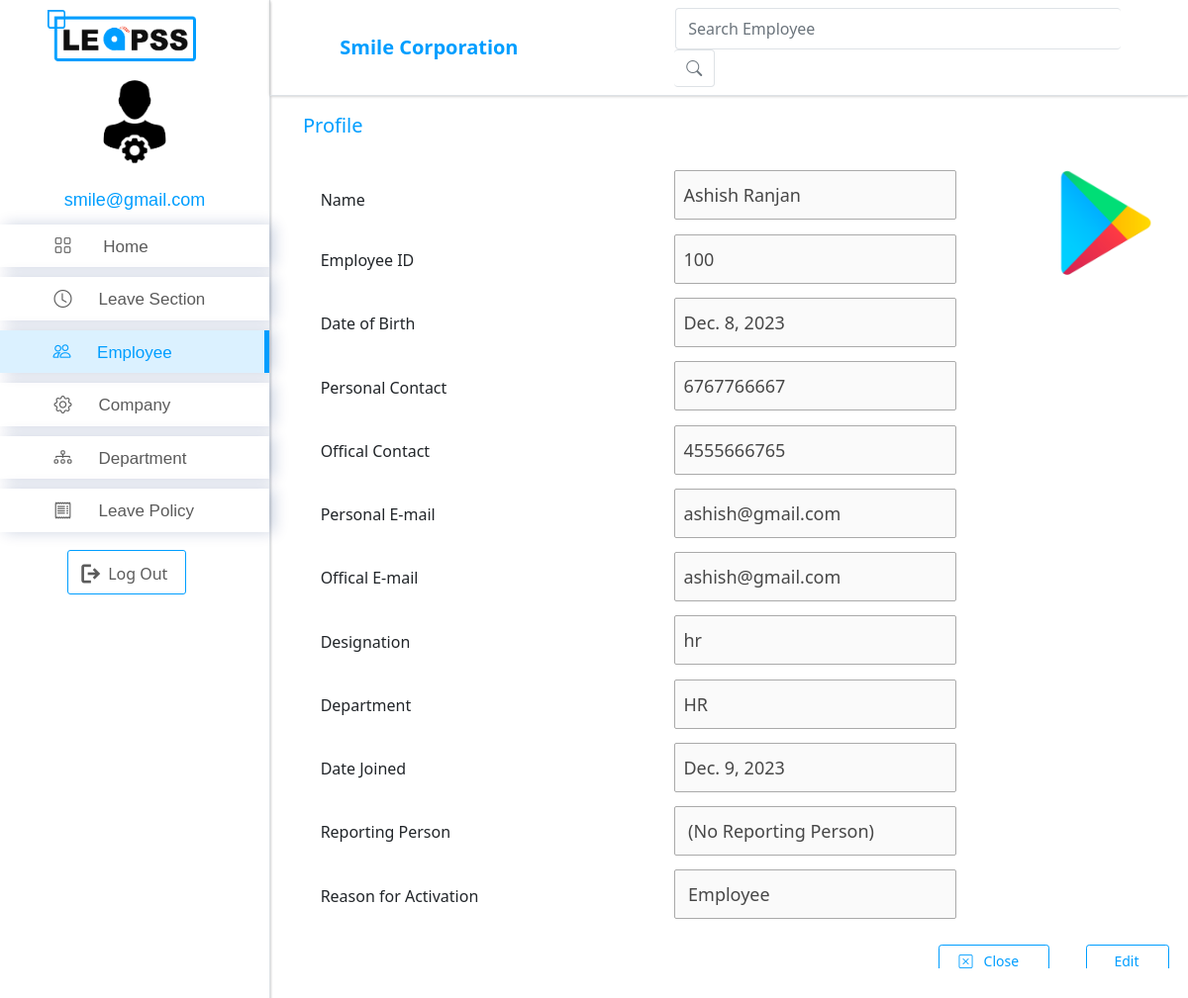
Page /7/viewEmployee (signed in) on the earlier database version.
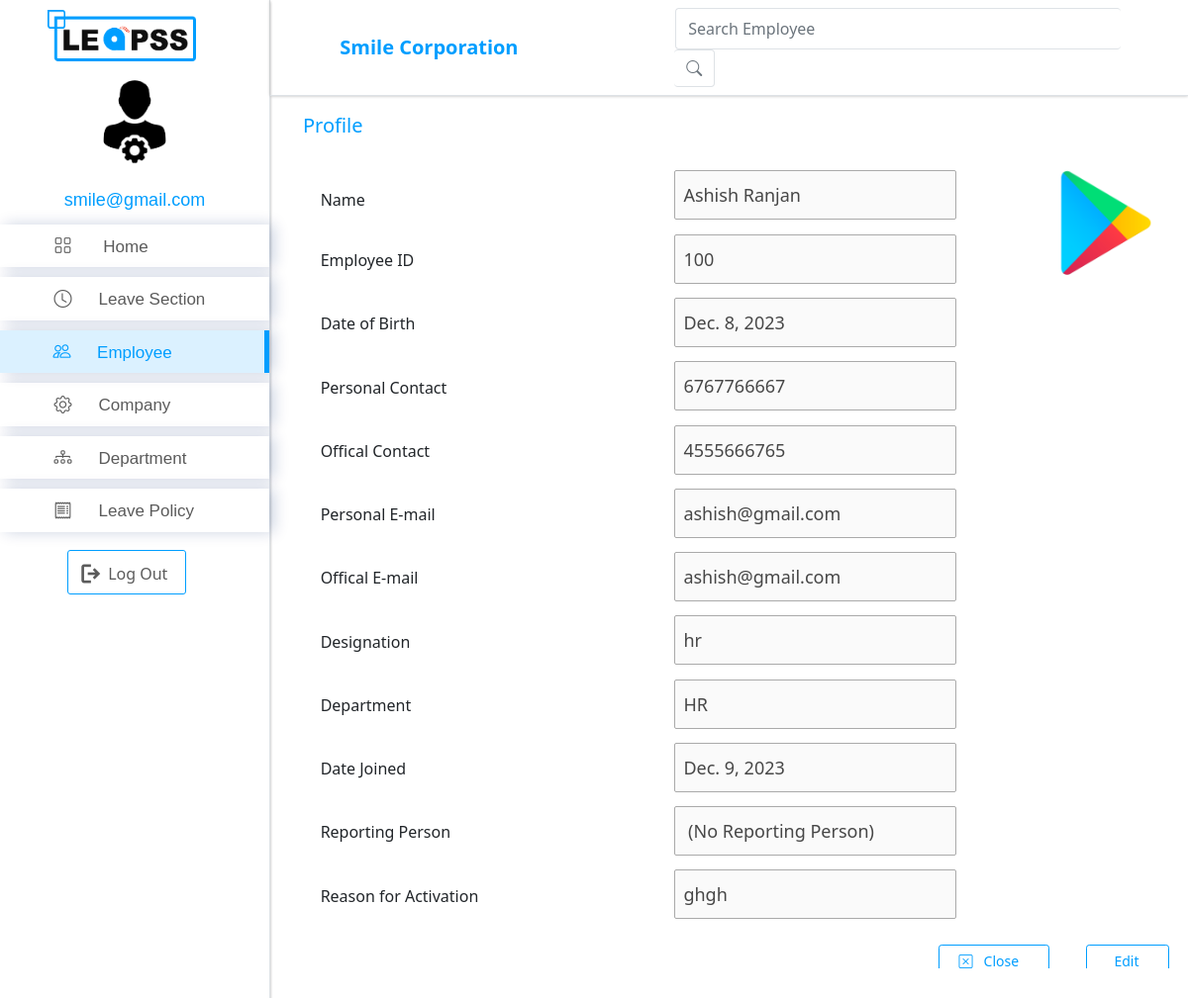
Same page on the later database version.
### app/models.py (models this page shows, shortened)
class Employee(models.Model):
    user = models.OneToOneField(User, on_delete=models.CASCADE)
    com_id = models.ForeignKey(Company, on_delete=models.CASCADE)
    emp_id = models.CharField(max_length=200,unique=True)
    name = models.CharField(max_length=200)
    company_contact = models.CharField(max_length=100,null=True,blank=True)
    personal_contact = models.CharField(max_length=100)
    present_address = models.CharField(max_length=100,null=True,blank=True)
    permanent_address = models.CharField(max_length=100,null=True,blank=True)
    dob = models.DateField()
    doj = models.DateField()
    gender = models.CharField(max_length=20)
    email = models.EmailField(max_length=70,null=True,blank=True)
    office_email = models.EmailField(max_length=70)
    image = models.ImageField(upload_to='images/', default='user.png')
    status = models.BooleanField(default=True)
    designation = models.CharField(max_length=200)
    level = models.CharField(max_length=100)
    department = models.ForeignKey(Department, on_delete=models.CASCADE)
    reporting = models.ForeignKey("self", null=True, blank=True, on_delete=models.CASCADE)
    deactivate = models.CharField(max_length=5000, null=True, blank=True)
    activate = models.CharField(max_length=5000, null=True, blank=True)

class Department(models.Model):
    com_id = models.ForeignKey(Company, on_delete=models.CASCADE)
    dep_code = models.CharField(max_length=50)
    department = models.CharField(max_length=100)
    def __str__(self):
        return self.department

### app/views.py (the view)
# urls.py: path('<int:id>/viewEmployee',viewEmployee, name='viewEmployee'),
@login_required(login_url='adminLogin')
@user_passes_test(lambda u: is_admin(u) or is_hr(u))
def viewEmployee(request, id):
    com = Company.objects.filter(username=request.user.username).first()
    if com is None:
        emp = Employee.objects.filter(email=request.user.username).first()
        com = Company.objects.filter(name=emp.com_id).first()
    emp = Employee.objects.get(id=id)
    context = {'emp':emp,'com':com}
    return render(request,'employeeProfile1.html', context)

### app/views.py (called while the page is built)
def is_admin(user):
    return user.groups.filter(name='ADMIN').exists()

### app/templates/employeeProfile1.html (shortened to what the changed rows need)
<!DOCTYPE html>
<html lang="en">
<head>
    {% load static %}
    <link href="{% static 'assets\css\admin.css' %}" rel="stylesheet">
    <link href="{% static 'assets\css\dashboard.css' %}" rel="stylesheet">
    <link rel="stylesheet" href="https://unpkg.com/aos@next/dist/aos.css" />
    <link rel="stylesheet" href="https://cdn.jsdelivr.net/npm/bootstrap@4.6.2/dist/css/bootstrap.min.css">
    <link href='https://unpkg.com/boxicons@2.1.4/css/boxicons.min.css' rel='stylesheet'>
    <link rel="stylesheet" href="https://use.fontawesome.com/releases/v5.0.10/css/all.css">
    <link rel="stylesheet" href="https://cdn.jsdelivr.net/npm/bootstrap-icons@1.10.2/font/bootstrap-icons.css">
</head>
<body id="body-pd">
    <div class="d-flex" id="wrapper">
        <div id="page-content-wrapper">
            <section class="section container pageClass bg-white rounded dashboard">
                <form action="">
                  <div class="row">
                    <div class="col-md-10">
                        <div class="row details">
                            <div class="col-md-6">
                              <div class="inputField">
                                <input type="text" placeholder="Name" id="Name" name="Name" disabled  value="{{ emp.name }}">
                              </div>
                            </div>
                            </div>
                        <div class="row details">
                          <div class="col-md-6">
                            <div>
                              <input type="text" placeholder="Employee ID" id="Emp_ID" name="Emp_ID" disabled  value="{{ emp.emp_id }}">
                          </div>
                          </div>
                      </div>
                        <div class="row details">
                            <div class="col-md-6">
                              <div>
                                <input  type="text" placeholder="YYYY-MM-DD" id="D_O_B" name="D_O_B" disabled value="{{ emp.dob }}">
                            </div>
                            </div>
                        </div>
                        <div class="row details">
                            <div class="col-md-6">
                              <div>
                                <input type="tel" placeholder="Phone Number" id="Contact" name="Contact" disabled  value="{{ emp.personal_contact }}">
                            </div>
                            </div>
                        </div>
                        <div class="row details">
                          <div class="col-md-6">
                            <div>
                              <input type="tel" placeholder="Phone Number" id="Contact" name="Contact" disabled  value="{{ emp.company_contact }}">
                          </div>
                          </div>
                      </div>
                        <div class="row details">
                            <div class="col-md-6">
                              <div>
                                <input type="Email" placeholder="Email" id="Email" name="Email"  disabled value="{{ emp.email }}">
                            </div>
                            </div>
                        </div>
                        <div class="row details">
                          <div class="col-md-6">
                            <div>
                              <input type="Email" placeholder="Email" id="Email" name="Email"  disabled value="{{ emp.office_email }}">
                          </div>
                          </div>
                      </div>
                        <div class="row details">
                            <div class="col-md-6">
                              <div    >
                                <input type="text" placeholder="Designation" id="Designation" name="Designation" disabled value="{{ emp.designation }}">
                            </div>
                            </div>
                        </div>
                        <div class="row details">
                          <div class="col-md-6">
                            <div    >
                              <input type="text" placeholder="Department" id="Department" name="Department" disabled value="{{ emp.department }}">
                          </div>
                          </div>
                      </div>
                        <div class="row details">
                            <div class="col-md-6">
                              <div  >
                                <input type="text" placeholder="Date of Joining" id="Date_of_join" name="Date_of_join"  disabled value="{{ emp.doj }}">
                            </div>
                            </div>
                        </div>
                        <div class="row details">
                            <div class="col-md-6">
                              <div   >
                                <input type="text"  id="Reporting_Dept" name="Reporting_Dept" disabled value="{{ emp.reporting.name|default:'' }} ({{ emp.reporting|default:'No Reporting Person' }})">
                            </div>
                            </div>
                        </div>
                        {% if emp.status == False %}
                        <div class="row details">
                          <div class="col-md-6">
                            <div class="userDetails"><p>Reason for Deactivation</p></div>
                          </div>
                          <div class="col-md-6">
                            <div>
                              <input type="text"  id="Reason" name="deactivate" disabled value="{{ emp.deactivate|default:'' }} ">
                          </div>
                          </div>
                        </div>
                        {% elif emp.status == True %}
                        <div class="row details">
                          <div class="col-md-6">
                            <div class="userDetails"><p>Reason for Activation</p></div>
                          </div>
                          <div class="col-md-6">
                            <div>
                              <input type="text"  id="Reason" name="activate" disabled value="{{ emp.activate|default:' Employee ' }} ">
                          </div>
                          </div>
                        </div>
                        {% endif %}
                    </div>
                    <div class="col-md-2">
                        <div class="profileImage">
                          <img src="{{emp.image.url}}"  height="120px" width="120px" alt="" class="img-fluid ">
                        </div>
                    </div>
                  </div>
                </div>
        </div>
</body>
</html>

Differences in the rows shown:
changed Employee "Ashish Ranjan": activate "Employee" → "ghgh"
